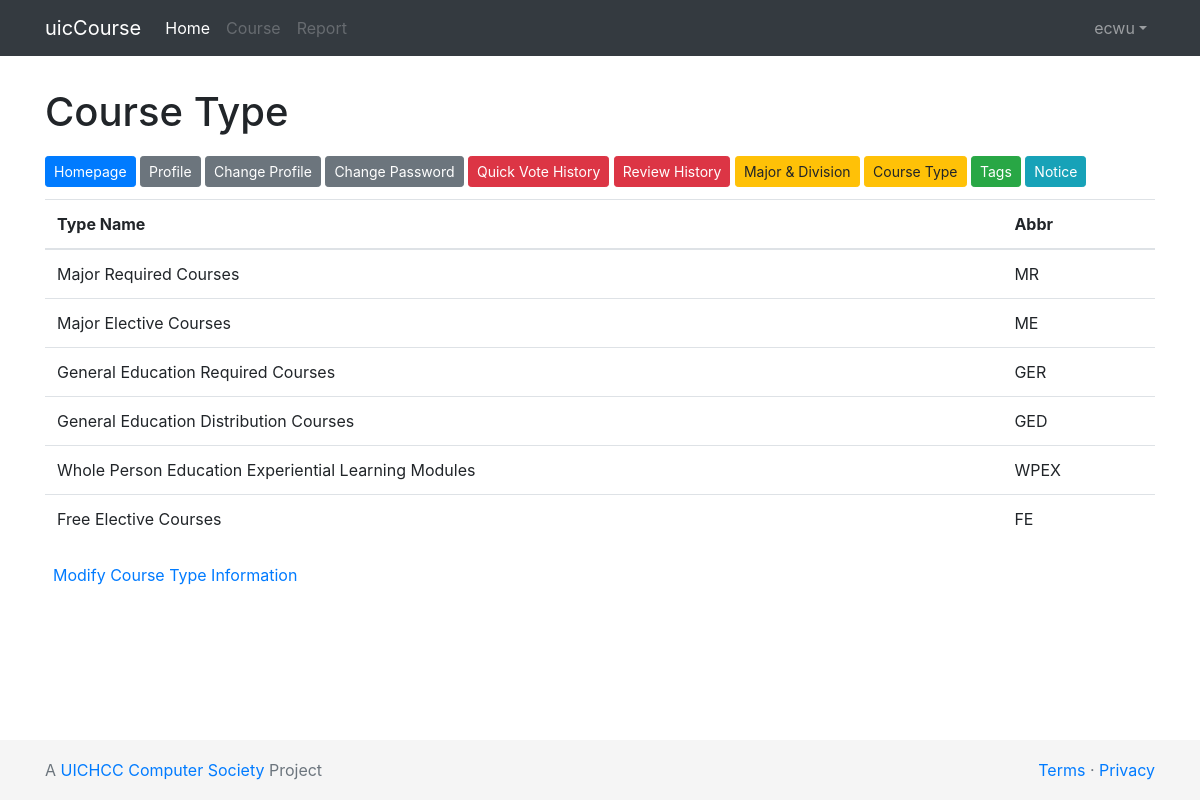
The page /dashboard/course/course_type (signed in) on the database its author committed.
### course/models.py (models this page shows, shortened)
class CourseType(models.Model):
    name = models.CharField(max_length=128, verbose_name='Type Name')
    name_abbr = models.CharField(max_length=128, verbose_name='Type Abbreviation')

### dashboard/views.py (the view)
# urls.py: path('dashboard/course/course_type', views.course_type, name='course_type'),
@staff_member_required
def course_type(request):
    pairs = CourseType.objects.all()
    return render(request, 'dashboard/course_type.html', {'pairs': pairs})

### dashboard/templates/dashboard/course_type.html (shortened to what this page needs)
<!doctype html>
<html lang="en">
<head>
    <link href="https://cdn.bootcss.com/bootstrap/4.1.1/css/bootstrap.min.css" rel="stylesheet">
    {% load static %}
</head>
<body>
{% include "index/header.html" %}
{% include "index/messager.html" %}
<main role="main" class="container mb-5">
    <h1 class="mt-md-3">Course Type</h1>
    {% include "dashboard/functions.html" %}
    <div class="table-responsive">
        <table class="table">
            <caption class="m-2"><a href="/admin/course/coursetype/">Modify Course Type Information</a></caption>
            <thead>
                <tr>
                    <th scope="col">Type Name</th>
                    <th scope="col">Abbr</th>
                </tr>
            </thead>
            <tbody>
                {% for pair in pairs %}
                <tr>
                    <td>{{ pair.name }}</td>
                    <td>{{ pair.name_abbr }}</td>
                </tr>
                {% endfor %}
            </tbody>
        </table>
    </div>
</main>
{% include "index/footer.html" %}
</body>
</html>

### dashboard/templates/index/header.html (shortened to what this page needs)
<header>
    <nav class="navbar navbar-expand-lg navbar-dark bg-dark">
        <div class="container">
            <a class="navbar-brand" href="{% url 'welcome_page' %}">uicCourse</a>
            <div class="collapse navbar-collapse" id="topNavigationBar">
                <ul class="navbar-nav mr-auto">
                    <li class="nav-item active">
                        <a class="nav-link" href="{% url 'welcome_page' %}">Home <span class="sr-only">(current)</span></a>
                    </li>
                    <li class="nav-item">
                        <a class="nav-link disabled" href="{% url 'course_list_page' %}">Course</a>
                    </li>
                    <li class="nav-item">
                        <a class="nav-link disabled" href="#">Report</a>
                    </li>
                </ul>
                <ul class="navbar-nav">
                    {% if user.is_anonymous %}
                    <li class="nav-item"><a class="nav-link" href="{% url 'login_page' %}">Login</a></li>
                    <li class="nav-item dropdown">
                        <a class="nav-link dropdown-toggle" href="#" id="topNavigationBarDropDown"
                           data-toggle="dropdown" aria-haspopup="true" aria-expanded="false">Sign up</a>
                        <div class="dropdown-menu dropdown-menu-right" aria-labelledby="topNavigationBarDropDown">
                            <a class="dropdown-item" href="{% url 'terms_page' %}">Terms of Service</a>
                            <a class="dropdown-item" href="{% url 'privacy_page' %}">Privacy Statement</a>
                            <a class="dropdown-item" href="{% url 'signup_page' %}">Sign Up</a>
                        </div>
                    </li>
                    {% else %}
                    <li class="nav-item dropdown">
                        <a class="nav-link dropdown-toggle" href="#" id="topNavigationBarDropDown"
                           data-toggle="dropdown" aria-haspopup="true" aria-expanded="false">{{ user.username }}</a>
                    </li>
                    {% endif %}
                </ul>
            </div>
        </div>
    </nav>
</header>

### dashboard/templates/dashboard/course_type.html (style rules this page uses)
html { position: relative; min-height: 100%; }
body { margin-bottom: 60px; }

### rows shown on the page
CourseType: name "Major Required Courses", name_abbr "MR"
CourseType: name "Major Elective Courses", name_abbr "ME"
CourseType: name "General Education Required Courses", name_abbr "GER"
CourseType: name "General Education Distribution Courses", name_abbr "GED"
CourseType: name "Whole Person Education Experiential Learning Modules", name_abbr "WPEX"
CourseType: name "Free Elective Courses", name_abbr "FE"

### other values the page prints
{{ user.username }} "ecwu"
